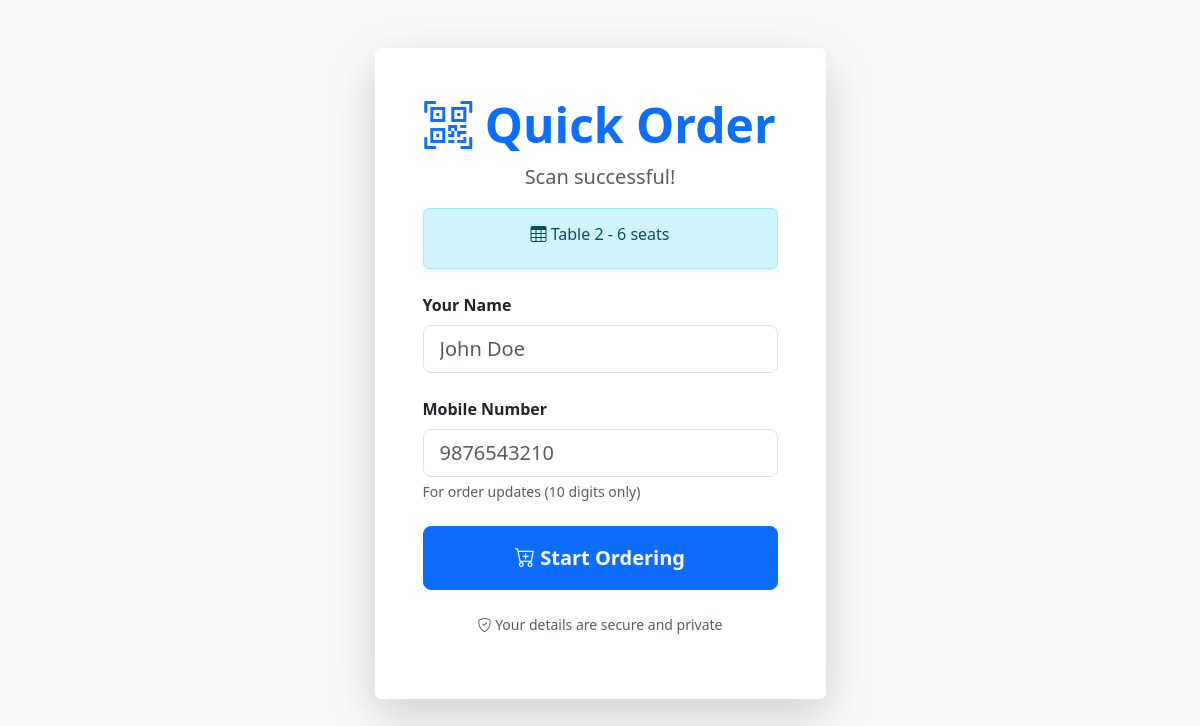
The app's page /customer/scan.php?table=2, older data.
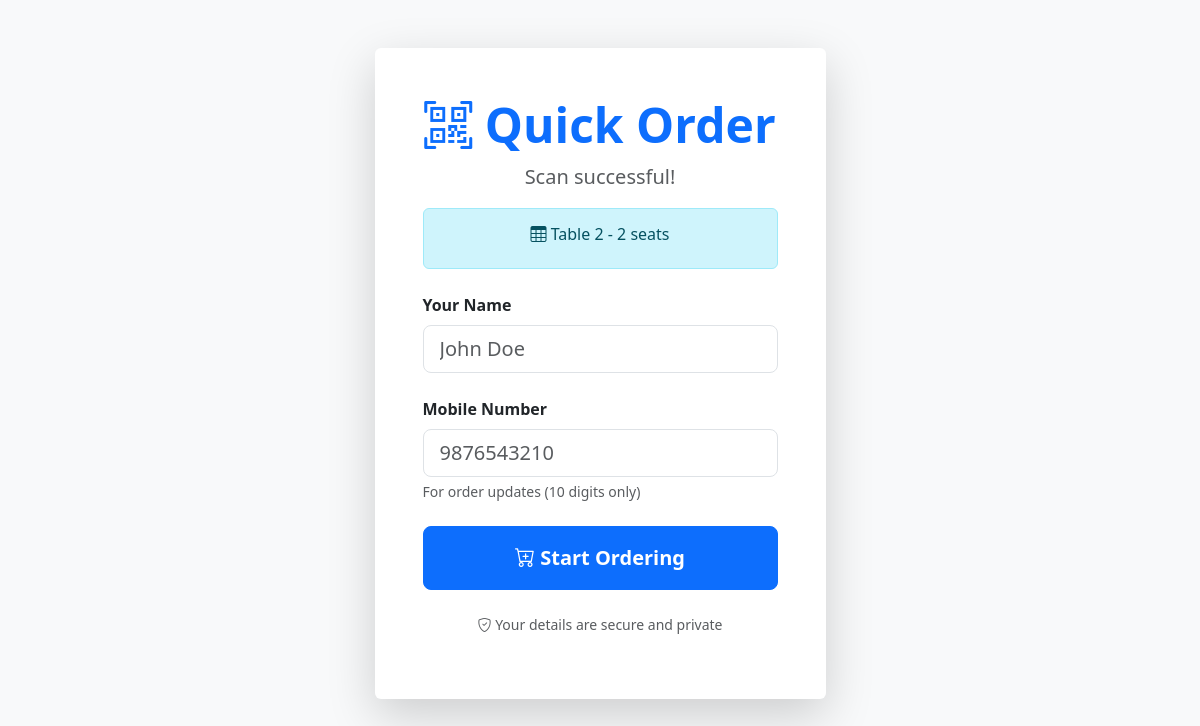
The same page, newer data.
### tables this page shows
CREATE TABLE `restaurant_tables` (
  `id` int(11) NOT NULL,
  `table_number` varchar(20) NOT NULL,
  `seats` int(11) NOT NULL,
  `status` enum('free','occupied') DEFAULT 'free',
  `active` enum('yes','no') DEFAULT 'yes',
  `created_at` timestamp NOT NULL DEFAULT current_timestamp(),
  `occupied_at` datetime DEFAULT NULL
);

### config/db.php (called while the page is built, shortened)
<?php
function safe_int($val, int $default = 0): int {
    return filter_var($val, FILTER_VALIDATE_INT) !== false ? intval($val) : $default;
}

### customer/scan.php (the view, shortened to what this page needs)
<?php
include('../config/db.php');
$table_id = safe_int($_GET['table'] ?? 0);
$table_info = null;
if ($table_id) {
    $stmt = mysqli_prepare($conn, 'SELECT table_number, seats FROM restaurant_tables WHERE id = ?');
    mysqli_stmt_bind_param($stmt, 'i', $table_id);
    mysqli_stmt_execute($stmt);
    $result = mysqli_stmt_get_result($stmt);
    $table_info = mysqli_fetch_assoc($result);
}
?>
<!DOCTYPE html>
<html lang="en">
<head>
    <link href="https://cdn.jsdelivr.net/npm/bootstrap@5.3.3/dist/css/bootstrap.min.css" rel="stylesheet">
    <link href="https://cdn.jsdelivr.net/npm/bootstrap-icons@1.11.3/font/bootstrap-icons.css" rel="stylesheet">
</head>
<body class="bg-light">
    <div class="container py-5">
        <div class="row justify-content-center">
            <div class="col-md-6 col-lg-5">
                <div class="card shadow-lg border-0">
                    <div class="card-body p-5">
                        <div class="text-center mb-4">
                            <h1 class="display-5 fw-bold text-primary mb-2"><i class="bi bi-qr-code-scan"></i> Quick Order</h1>
                            <p class="lead text-muted">Scan successful!</p>
                            <?php if ($table_info): ?>
                                <div class="alert alert-info">
                                    <h6><i class="bi bi-table"></i> <?php echo htmlspecialchars($table_info['table_number']); ?>
                                    - <?php echo $table_info['seats']; ?> seats</h6>
                                </div>
                            <?php endif; ?>
                        </div>
                        <form method="POST">
                            <div class="mb-4">
                                <label class="form-label fw-bold">Your Name</label>
                                <input type="text" class="form-control form-control-lg" name="customer_name" required
                                       placeholder="John Doe" maxlength="100">
                            </div>
                            <div class="mb-4">
                                <label class="form-label fw-bold">Mobile Number</label>
                                <input type="tel" class="form-control form-control-lg" name="mobile" required
                                       pattern="\d{10}" maxlength="10" placeholder="9876543210">
                                <div class="form-text">For order updates (10 digits only)</div>
                            </div>
                            <button type="submit" class="btn btn-primary btn-lg w-100 py-3 fw-bold">
                                <i class="bi bi-cart-plus"></i> Start Ordering
                            </button>
                        </form>
                        <div class="text-center mt-4">
                            <p class="text-muted small">
                                <i class="bi bi-shield-check"></i>
                                Your details are secure and private
                            </p>
                        </div>
                    </div>
                </div>
            </div>
        </div>
    </div>
</body>
</html>

Row changes from the older to the newer data that the page shows:
changed restaurant_tables "Table 2": seats "6" → "2"
